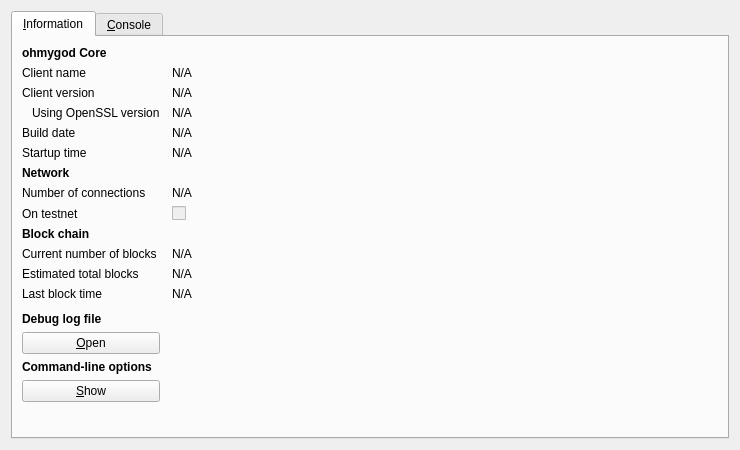
<?xml version="1.0" encoding="UTF-8"?>
<ui version="4.0">
 <class>RPCConsole</class>
 <widget class="QDialog" name="RPCConsole">
  <property name="geometry">
   <rect>
    <x>0</x>
    <y>0</y>
    <width>740</width>
    <height>450</height>
   </rect>
  </property>
  <property name="windowTitle">
   <string>ohmygod - Debug window</string>
  </property>
  <layout class="QVBoxLayout" name="verticalLayout_2">
   <item>
    <widget class="QTabWidget" name="tabWidget">
     <property name="currentIndex">
      <number>0</number>
     </property>
     <widget class="QWidget" name="tab_info">
      <attribute name="title">
       <string>&amp;Information</string>
      </attribute>
      <layout class="QGridLayout" name="gridLayout" columnstretch="0,1">
       <property name="horizontalSpacing">
        <number>12</number>
       </property>
       <item row="0" column="0">
        <widget class="QLabel" name="label_9">
         <property name="font">
          <font>
           <weight>75</weight>
           <bold>true</bold>
          </font>
         </property>
         <property name="text">
          <string>ohmygod Core</string>
         </property>
        </widget>
       </item>
       <item row="1" column="0">
        <widget class="QLabel" name="label_5">
         <property name="text">
          <string>Client name</string>
         </property>
        </widget>
       </item>
       <item row="1" column="1">
        <widget class="QLabel" name="clientName">
         <property name="cursor">
          <cursorShape>IBeamCursor</cursorShape>
         </property>
         <property name="text">
          <string>N/A</string>
         </property>
         <property name="textFormat">
          <enum>Qt::PlainText</enum>
         </property>
         <property name="textInteractionFlags">
          <set>Qt::LinksAccessibleByMouse|Qt::TextSelectableByKeyboard|Qt::TextSelectableByMouse</set>
         </property>
        </widget>
       </item>
       <item row="2" column="0">
        <widget class="QLabel" name="label_6">
         <property name="text">
          <string>Client version</string>
         </property>
        </widget>
       </item>
       <item row="2" column="1">
        <widget class="QLabel" name="clientVersion">
         <property name="cursor">
          <cursorShape>IBeamCursor</cursorShape>
         </property>
         <property name="text">
          <string>N/A</string>
         </property>
         <property name="textFormat">
          <enum>Qt::PlainText</enum>
         </property>
         <property name="textInteractionFlags">
          <set>Qt::LinksAccessibleByMouse|Qt::TextSelectableByKeyboard|Qt::TextSelectableByMouse</set>
         </property>
        </widget>
       </item>
       <item row="3" column="0">
        <widget class="QLabel" name="label_14">
         <property name="text">
          <string>Using OpenSSL version</string>
         </property>
         <property name="indent">
          <number>10</number>
         </property>
        </widget>
       </item>
       <item row="3" column="1">
        <widget class="QLabel" name="openSSLVersion">
         <property name="cursor">
          <cursorShape>IBeamCursor</cursorShape>
         </property>
         <property name="text">
          <string>N/A</string>
         </property>
         <property name="textFormat">
          <enum>Qt::PlainText</enum>
         </property>
         <property name="textInteractionFlags">
          <set>Qt::LinksAccessibleByMouse|Qt::TextSelectableByKeyboard|Qt::TextSelectableByMouse</set>
         </property>
        </widget>
       </item>
       <item row="4" column="0">
        <widget class="QLabel" name="label_12">
         <property name="text">
          <string>Build date</string>
         </property>
        </widget>
       </item>
       <item row="4" column="1">
        <widget class="QLabel" name="buildDate">
         <property name="cursor">
          <cursorShape>IBeamCursor</cursorShape>
         </property>
         <property name="text">
          <string>N/A</string>
         </property>
         <property name="textFormat">
          <enum>Qt::PlainText</enum>
         </property>
         <property name="textInteractionFlags">
          <set>Qt::LinksAccessibleByMouse|Qt::TextSelectableByKeyboard|Qt::TextSelectableByMouse</set>
         </property>
        </widget>
       </item>
       <item row="5" column="0">
        <widget class="QLabel" name="label_13">
         <property name="text">
          <string>Startup time</string>
         </property>
        </widget>
       </item>
       <item row="5" column="1">
        <widget class="QLabel" name="startupTime">
         <property name="cursor">
          <cursorShape>IBeamCursor</cursorShape>
         </property>
         <property name="text">
          <string>N/A</string>
         </property>
         <property name="textFormat">
          <enum>Qt::PlainText</enum>
         </property>
         <property name="textInteractionFlags">
          <set>Qt::LinksAccessibleByMouse|Qt::TextSelectableByKeyboard|Qt::TextSelectableByMouse</set>
         </property>
        </widget>
       </item>
       <item row="6" column="0">
        <widget class="QLabel" name="label_11">
         <property name="font">
          <font>
           <weight>75</weight>
           <bold>true</bold>
          </font>
         </property>
         <property name="text">
          <string>Network</string>
         </property>
        </widget>
       </item>
       <item row="7" column="0">
        <widget class="QLabel" name="label_7">
         <property name="text">
          <string>Number of connections</string>
         </property>
        </widget>
       </item>
       <item row="7" column="1">
        <widget class="QLabel" name="numberOfConnections">
         <property name="cursor">
          <cursorShape>IBeamCursor</cursorShape>
         </property>
         <property name="text">
          <string>N/A</string>
         </property>
         <property name="textFormat">
          <enum>Qt::PlainText</enum>
         </property>
         <property name="textInteractionFlags">
          <set>Qt::LinksAccessibleByMouse|Qt::TextSelectableByKeyboard|Qt::TextSelectableByMouse</set>
         </property>
        </widget>
       </item>
       <item row="8" column="0">
        <widget class="QLabel" name="label_8">
         <property name="text">
          <string>On testnet</string>
         </property>
        </widget>
       </item>
       <item row="8" column="1">
        <widget class="QCheckBox" name="isTestNet">
         <property name="enabled">
          <bool>false</bool>
         </property>
         <property name="text">
          <string/>
         </property>
        </widget>
       </item>
       <item row="9" column="0">
        <widget class="QLabel" name="label_10">
         <property name="font">
          <font>
           <weight>75</weight>
           <bold>true</bold>
          </font>
         </property>
         <property name="text">
          <string>Block chain</string>
         </property>
        </widget>
       </item>
       <item row="10" column="0">
        <widget class="QLabel" name="label_3">
         <property name="text">
          <string>Current number of blocks</string>
         </property>
        </widget>
       </item>
       <item row="10" column="1">
        <widget class="QLabel" name="numberOfBlocks">
         <property name="cursor">
          <cursorShape>IBeamCursor</cursorShape>
         </property>
         <property name="text">
          <string>N/A</string>
         </property>
         <property name="textFormat">
          <enum>Qt::PlainText</enum>
         </property>
         <property name="textInteractionFlags">
          <set>Qt::LinksAccessibleByMouse|Qt::TextSelectableByKeyboard|Qt::TextSelectableByMouse</set>
         </property>
        </widget>
       </item>
       <item row="11" column="0">
        <widget class="QLabel" name="label_4">
         <property name="text">
          <string>Estimated total blocks</string>
         </property>
        </widget>
       </item>
       <item row="11" column="1">
        <widget class="QLabel" name="totalBlocks">
         <property name="cursor">
          <cursorShape>IBeamCursor</cursorShape>
         </property>
         <property name="text">
          <string>N/A</string>
         </property>
         <property name="textFormat">
          <enum>Qt::PlainText</enum>
         </property>
         <property name="textInteractionFlags">
          <set>Qt::LinksAccessibleByMouse|Qt::TextSelectableByKeyboard|Qt::TextSelectableByMouse</set>
         </property>
        </widget>
       </item>
       <item row="12" column="0">
        <widget class="QLabel" name="label_2">
         <property name="text">
          <string>Last block time</string>
         </property>
        </widget>
       </item>
       <item row="12" column="1">
        <widget class="QLabel" name="lastBlockTime">
         <property name="cursor">
          <cursorShape>IBeamCursor</cursorShape>
         </property>
         <property name="text">
          <string>N/A</string>
         </property>
         <property name="textFormat">
          <enum>Qt::PlainText</enum>
         </property>
         <property name="textInteractionFlags">
          <set>Qt::LinksAccessibleByMouse|Qt::TextSelectableByKeyboard|Qt::TextSelectableByMouse</set>
         </property>
        </widget>
       </item>
       <item row="13" column="0">
        <spacer name="verticalSpacer_2">
         <property name="orientation">
          <enum>Qt::Vertical</enum>
         </property>
         <property name="sizeHint" stdset="0">
          <size>
           <width>20</width>
           <height>20</height>
          </size>
         </property>
        </spacer>
       </item>
       <item row="14" column="0">
        <widget class="QLabel" name="labelDebugLogfile">
         <property name="font">
          <font>
           <weight>75</weight>
           <bold>true</bold>
          </font>
         </property>
         <property name="text">
          <string>Debug log file</string>
         </property>
        </widget>
       </item>
       <item row="15" column="0">
        <widget class="QPushButton" name="openDebugLogfileButton">
         <property name="toolTip">
          <string>Open the ohmygod debug log file from the current data directory. This can take a few seconds for large log files.</string>
         </property>
         <property name="text">
          <string>&amp;Open</string>
         </property>
         <property name="autoDefault">
          <bool>false</bool>
         </property>
        </widget>
       </item>
       <item row="16" column="0">
        <widget class="QLabel" name="labelCLOptions">
         <property name="font">
          <font>
           <weight>75</weight>
           <bold>true</bold>
          </font>
         </property>
         <property name="text">
          <string>Command-line options</string>
         </property>
        </widget>
       </item>
       <item row="17" column="0">
        <widget class="QPushButton" name="showCLOptionsButton">
         <property name="toolTip">
          <string>Show the ohmygod-Qt help message to get a list with possible ohmygod command-line options.</string>
         </property>
         <property name="text">
          <string>&amp;Show</string>
         </property>
         <property name="autoDefault">
          <bool>false</bool>
         </property>
        </widget>
       </item>
       <item row="18" column="0">
        <spacer name="verticalSpacer">
         <property name="orientation">
          <enum>Qt::Vertical</enum>
         </property>
         <property name="sizeHint" stdset="0">
          <size>
           <width>20</width>
           <height>40</height>
          </size>
         </property>
        </spacer>
       </item>
      </layout>
     </widget>
     <widget class="QWidget" name="tab_console">
      <attribute name="title">
       <string>&amp;Console</string>
      </attribute>
      <layout class="QVBoxLayout" name="verticalLayout_3">
       <property name="spacing">
        <number>3</number>
       </property>
       <item>
        <widget class="QTextEdit" name="messagesWidget">
         <property name="minimumSize">
          <size>
           <width>0</width>
           <height>100</height>
          </size>
         </property>
         <property name="readOnly">
          <bool>true</bool>
         </property>
         <property name="tabKeyNavigation" stdset="0">
          <bool>false</bool>
         </property>
         <property name="columnCount" stdset="0">
          <number>2</number>
         </property>
        </widget>
       </item>
       <item>
        <layout class="QHBoxLayout" name="horizontalLayout">
         <property name="spacing">
          <number>3</number>
         </property>
         <item>
          <widget class="QLabel" name="label">
           <property name="text">
            <string notr="true">&gt;</string>
           </property>
          </widget>
         </item>
         <item>
          <widget class="QLineEdit" name="lineEdit"/>
         </item>
         <item>
          <widget class="QPushButton" name="clearButton">
           <property name="maximumSize">
            <size>
             <width>24</width>
             <height>24</height>
            </size>
           </property>
           <property name="toolTip">
            <string>Clear console</string>
           </property>
           <property name="text">
            <string/>
           </property>
           <property name="icon">
            <iconset resource="../bitcoin.qrc">
             <normaloff>:/icons/remove</normaloff>:/icons/remove</iconset>
           </property>
           <property name="shortcut">
            <string notr="true">Ctrl+L</string>
           </property>
           <property name="autoDefault">
            <bool>false</bool>
           </property>
          </widget>
         </item>
        </layout>
       </item>
      </layout>
     </widget>
    </widget>
   </item>
  </layout>
 </widget>
 <resources>
  <include location="../bitcoin.qrc"/>
 </resources>
 <connections/>
</ui>
